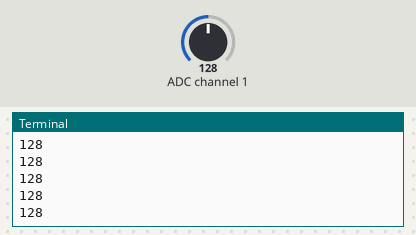
The program below on a simulated Raspberry Pi (BCM pin numbers). On the bench: the last lines printed to the terminal. The inputs (shaded band) are chosen by the test bench; at power-on: ADC channel 1 = 128 (analog values on the 0–255 scale). Library files of the repository ran but are not shown: ADC0834.py.

Above: at 1.2 s.
1.3 s: ADC channel 1 set to 178
At 1.57 s:
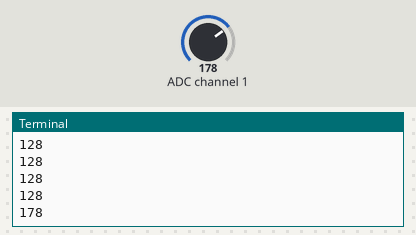
2.8 s: ADC channel 1 set to 224
At 2.97 s:
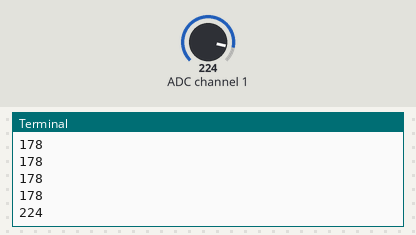
Timing chart, 0 to 5.8 s (numbered marks = the images above; inputs shaded):
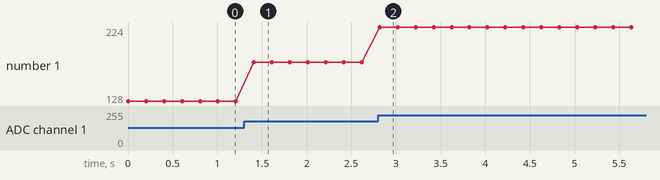

The program:

l14_analog_input_adc0834.py
```python
import RPi.GPIO as GPIO
from time import sleep
import ADC0834

GPIO.setmode(GPIO.BCM)
ADC0834.setup()
try:
    while True:
        analogVal=ADC0834.getResult(1)  #The channel that you connected on the ADC
        print(analogVal)
        sleep(.2)

except KeyboardInterrupt:
    GPIO.cleanup()
    print('GPIO Good to Go')
```

Measured:
- after the input at 1.3 s, the terminal: prints a new line after 0.11 s (image 1)
- after the input at 2.8 s, the terminal: prints a new line at once (image 2)
- plotted number 1: 128 → 178 after the input at 1.3 s, 178 → 224 after the input at 2.8 s
